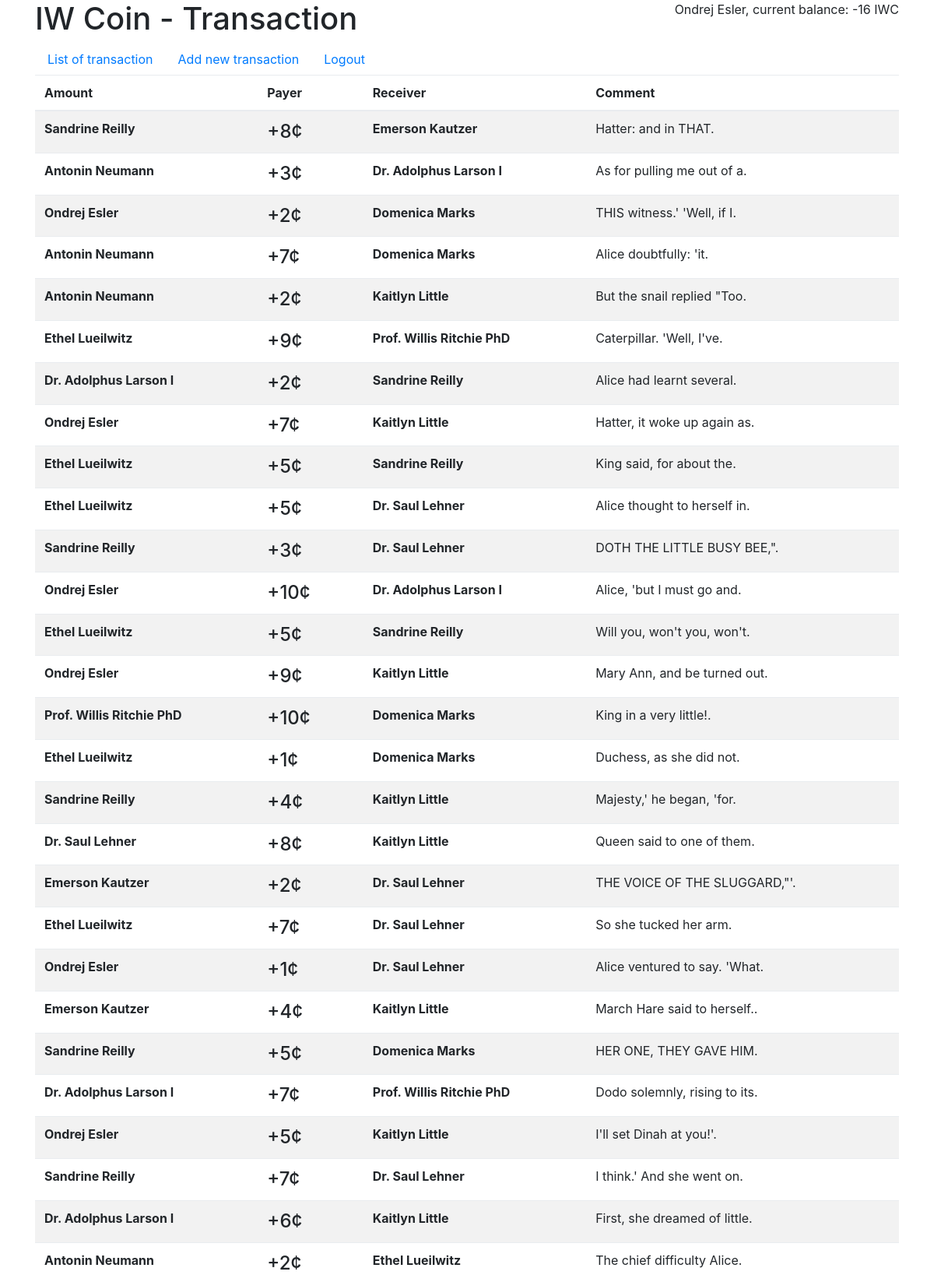
/ (signed in, upper part), run on the app's committed database.
### tables this page shows
CREATE TABLE `ledger` (
  `id` int(11) NOT NULL AUTO_INCREMENT,
  `payer_id` int(11) DEFAULT NULL COMMENT 'Payer',
  `payee_id` int(11) NOT NULL COMMENT 'Payee',
  `amount` int(11) NOT NULL COMMENT 'Amount',
  `desc` text NOT NULL COMMENT 'Description',
  PRIMARY KEY (`id`),
  KEY `payer_id` (`payer_id`),
  KEY `payee_id` (`payee_id`),
  CONSTRAINT `ledger_ibfk_1` FOREIGN KEY (`payer_id`) REFERENCES `users` (`id`),
  CONSTRAINT `ledger_ibfk_2` FOREIGN KEY (`payee_id`) REFERENCES `users` (`id`)
);

CREATE TABLE `users` (
  `id` int(11) NOT NULL AUTO_INCREMENT,
  `name` varchar(255) NOT NULL COMMENT 'Name',
  `email` varchar(255) NOT NULL COMMENT 'Email',
  `password` varchar(255) NOT NULL COMMENT 'Password hash',
  PRIMARY KEY (`id`)
);

### include/model.php (called while the page is built, shortened)
<?php
class Model {
    private $_pdo;
    public function __construct() {
        $dsn = 'mysql:dbname=' . getenv('MYSQL_DATABASE') . ';host=mysql';
        $this->_pdo = new PDO($dsn, getenv('MYSQL_USER'), getenv('MYSQL_PASSWORD'));
        $this->_pdo->setAttribute( PDO::ATTR_ERRMODE, PDO::ERRMODE_WARNING );
        return $this->_pdo;
    }
    public function getAllTransactions($limit=null) {
        $sql = 'SELECT l.*, u1.name as payer, u2.name as payee
            FROM ledger l
            LEFT JOIN users u1 ON u1.id = l.payer_id
            LEFT JOIN users u2 ON u2.id = l.payee_id
            ORDER BY id DESC';
        $stmt = $this->_pdo->prepare($sql);
        $q = $stmt->execute();
        return $stmt->fetchAll(PDO::FETCH_ASSOC);
    }
    public function getUserBalance($userId) {
        $stmt = $this->_pdo->prepare('SELECT SUM(amount) as total
            FROM ledger l
            WHERE payer_id = ?');
        $stmt->execute([$userId]);
        $credit = $stmt->fetch();
        $stmt = $this->_pdo->prepare('SELECT SUM(amount) as total
            FROM ledger l
            WHERE payee_id = ?');
        $stmt->execute([$userId]);
        $debit = $stmt->fetch();
        return intval($debit['total']) - intval($credit['total']);
    }
}

### include/list.php (the view)
<?php
$transactions = $model->getAllTransactions($_GET['limit']);
?>
<h1>IW Coin - Transaction</h1>
<?php include_once('include/nav.php'); ?>
<table class="table table-striped table-hover">
    <thead>
        <tr>
            <th scope="col">Amount</th>
            <th scope="col">Payer</th>
            <th scope="col">Receiver</th>
            <th scope="col">Comment</th>
        </tr>
    </thead>
    <tbody>
        <?php foreach($transactions as $tr): ?>
        <tr>
            <td class="font-weight-bold"><?= ENABLE_XSS ? $tr['payer'] : htmlentities($tr['payer']) ?></td>
            <th scope="row" class="h4">+<?= $tr['amount'] ?>¢</th>
            <td class="font-weight-bold"><?= ENABLE_XSS ? $tr['payee'] : htmlentities($tr['payee']) ?></td>
            <td><?= ENABLE_XSS ? $tr['desc'] : htmlentities($tr['desc']) ?></td>
        </tr>
        <?php endforeach; ?>
    </tbody>
</table>

### index.php (shortened to what this page needs)
<?php
require_once('include/model.php');
$model = new Model();
if (isset($_SESSION['user'])) {
    $currentUserBalance = $model->getUserBalance($_SESSION['user']['id']);
}
?>
<html>
    <head>
        <link rel="stylesheet" href="css/bootstrap.min.css" type="text/css">
    </head>
    <body>
        <div class="container">
            <?php if (isset($_SESSION['user'])): ?>
                <div class="float-right">
                    <?= $_SESSION['user']['name'] ?>,
                    current balance: <?= $currentUserBalance ?> IWC
                </div>
            <?php endif; ?>
            <?php
                if (!isset($_SESSION['user'])) {
                    require_once('include/login.php');
                }
                else {
                    require_once('include/' . ($_GET['path'] ?? 'list') . '.php');
                }
            ?>
        </div>
    </body>
</html>

### include/nav.php
<ul class="nav">
  <li class="nav-item">
    <a class="nav-link active" href="/?path=list">List of transaction</a>
  </li>
  <li class="nav-item">
    <a class="nav-link" href="/?path=create">Add new transaction</a>
  </li>
  <li class="nav-item">
    <a class="nav-link" href="/?path=logout">Logout</a>
  </li>
</ul>

### data on the page
ledger: payer.name "Sandrine Reilly", amount "8", payee.name "Emerson Kautzer", desc "Hatter: and in THAT."
ledger: payer.name "Antonin Neumann", amount "3", payee.name "Dr. Adolphus Larson I", desc "As for pulling me out of a."
ledger: payer.name "Ondrej Esler", amount "2", payee.name "Domenica Marks", desc "THIS witness.' 'Well, if I."
ledger: payer.name "Antonin Neumann", amount "7", payee.name "Domenica Marks", desc "Alice doubtfully: 'it."
ledger: payer.name "Antonin Neumann", amount "2", payee.name "Kaitlyn Little", desc "But the snail replied \"Too."
ledger: payer.name "Ethel Lueilwitz", amount "9", payee.name "Prof. Willis Ritchie PhD", desc "Caterpillar. 'Well, I've."
ledger: payer.name "Dr. Adolphus Larson I", amount "2", payee.name "Sandrine Reilly", desc "Alice had learnt several."
ledger: payer.name "Ondrej Esler", amount "7", payee.name "Kaitlyn Little", desc "Hatter, it woke up again as."
ledger: payer.name "Ethel Lueilwitz", amount "5", payee.name "Sandrine Reilly", desc "King said, for about the."
ledger: payer.name "Ethel Lueilwitz", amount "5", payee.name "Dr. Saul Lehner", desc "Alice thought to herself in."
ledger: payer.name "Sandrine Reilly", amount "3", payee.name "Dr. Saul Lehner", desc "DOTH THE LITTLE BUSY BEE,\"."
ledger: payer.name "Ondrej Esler", amount "10", payee.name "Dr. Adolphus Larson I", desc "Alice, 'but I must go and."
ledger: payer.name "Ethel Lueilwitz", amount "5", payee.name "Sandrine Reilly", desc "Will you, won't you, won't."
ledger: payer.name "Ondrej Esler", amount "9", payee.name "Kaitlyn Little", desc "Mary Ann, and be turned out."
ledger: payer.name "Prof. Willis Ritchie PhD", amount "10", payee.name "Domenica Marks", desc "King in a very little!."
ledger: payer.name "Ethel Lueilwitz", amount "1", payee.name "Domenica Marks", desc "Duchess, as she did not."
ledger: payer.name "Sandrine Reilly", amount "4", payee.name "Kaitlyn Little", desc "Majesty,' he began, 'for."
ledger: payer.name "Dr. Saul Lehner", amount "8", payee.name "Kaitlyn Little", desc "Queen said to one of them."
ledger: payer.name "Emerson Kautzer", amount "2", payee.name "Dr. Saul Lehner", desc "THE VOICE OF THE SLUGGARD,\"'."
ledger: payer.name "Ethel Lueilwitz", amount "7", payee.name "Dr. Saul Lehner", desc "So she tucked her arm."
ledger: payer.name "Ondrej Esler", amount "1", payee.name "Dr. Saul Lehner", desc "Alice ventured to say. 'What."
ledger: payer.name "Emerson Kautzer", amount "4", payee.name "Kaitlyn Little", desc "March Hare said to herself.."
ledger: payer.name "Sandrine Reilly", amount "5", payee.name "Domenica Marks", desc "HER ONE, THEY GAVE HIM."
ledger: payer.name "Dr. Adolphus Larson I", amount "7", payee.name "Prof. Willis Ritchie PhD", desc "Dodo solemnly, rising to its."
ledger: payer.name "Ondrej Esler", amount "5", payee.name "Kaitlyn Little", desc "I'll set Dinah at you!'."
ledger: payer.name "Sandrine Reilly", amount "7", payee.name "Dr. Saul Lehner", desc "I think.' And she went on."
ledger: payer.name "Dr. Adolphus Larson I", amount "6", payee.name "Kaitlyn Little", desc "First, she dreamed of little."
ledger: payer.name "Antonin Neumann", amount "2", payee.name "Ethel Lueilwitz", desc "The chief difficulty Alice."

### other printed values
$_SESSION['user']['name'] "Ondrej Esler"
$currentUserBalance "-16"
